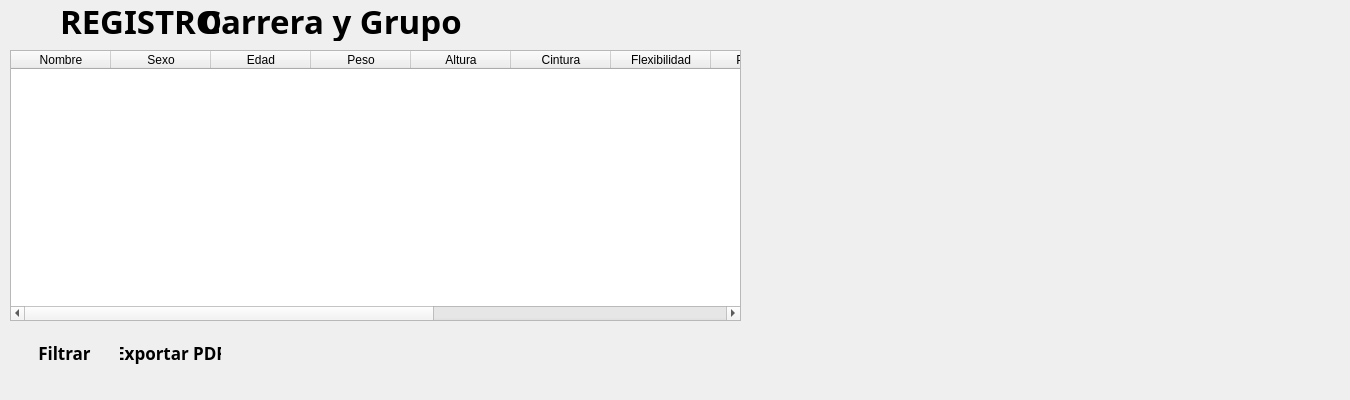
<?xml version="1.0" encoding="UTF-8"?>
<ui version="4.0">
 <class>MainWindow5</class>
 <widget class="QMainWindow" name="MainWindow5">
  <property name="geometry">
   <rect>
    <x>0</x>
    <y>0</y>
    <width>1350</width>
    <height>400</height>
   </rect>
  </property>
  <property name="minimumSize">
   <size>
    <width>1350</width>
    <height>400</height>
   </size>
  </property>
  <property name="maximumSize">
   <size>
    <width>1350</width>
    <height>400</height>
   </size>
  </property>
  <property name="windowTitle">
   <string>Educación Física UO</string>
  </property>
  <property name="styleSheet">
   <string notr="true">QPushButton 
{
	border-radius:5px;
	background-color: &quot;white&quot;;
}

QPushButton:hover { background-color: rgb(200,200,200)}

#centralwidget
{
border-image: url(:/images/fondo.jpg);
}</string>
  </property>
  <widget class="QWidget" name="centralwidget">
   <widget class="QPushButton" name="pushButton_3">
    <property name="geometry">
     <rect>
      <x>10</x>
      <y>4</y>
      <width>30</width>
      <height>30</height>
     </rect>
    </property>
    <property name="minimumSize">
     <size>
      <width>30</width>
      <height>30</height>
     </size>
    </property>
    <property name="maximumSize">
     <size>
      <width>30</width>
      <height>30</height>
     </size>
    </property>
    <property name="styleSheet">
     <string notr="true"/>
    </property>
    <property name="text">
     <string/>
    </property>
    <property name="icon">
     <iconset resource="res.qrc">
      <normaloff>:/icons/atras.png</normaloff>:/icons/atras.png</iconset>
    </property>
    <property name="iconSize">
     <size>
      <width>25</width>
      <height>25</height>
     </size>
    </property>
   </widget>
   <widget class="QLabel" name="label">
    <property name="geometry">
     <rect>
      <x>60</x>
      <y>-10</y>
      <width>161</width>
      <height>61</height>
     </rect>
    </property>
    <property name="font">
     <font>
      <family>Ubuntu Condensed</family>
      <pointsize>25</pointsize>
      <weight>75</weight>
      <bold>true</bold>
     </font>
    </property>
    <property name="text">
     <string>REGISTRO</string>
    </property>
   </widget>
   <widget class="QLabel" name="label_2">
    <property name="geometry">
     <rect>
      <x>200</x>
      <y>0</y>
      <width>541</width>
      <height>41</height>
     </rect>
    </property>
    <property name="font">
     <font>
      <family>Ubuntu Condensed</family>
      <pointsize>25</pointsize>
      <weight>75</weight>
      <bold>true</bold>
     </font>
    </property>
    <property name="text">
     <string>Carrera y Grupo</string>
    </property>
   </widget>
   <widget class="QPushButton" name="pushButton">
    <property name="geometry">
     <rect>
      <x>20</x>
      <y>340</y>
      <width>89</width>
      <height>25</height>
     </rect>
    </property>
    <property name="font">
     <font>
      <family>Ubuntu Condensed</family>
      <pointsize>13</pointsize>
      <weight>75</weight>
      <bold>true</bold>
     </font>
    </property>
    <property name="text">
     <string>Filtrar</string>
    </property>
   </widget>
   <widget class="QPushButton" name="pushButton_2">
    <property name="geometry">
     <rect>
      <x>120</x>
      <y>340</y>
      <width>101</width>
      <height>25</height>
     </rect>
    </property>
    <property name="font">
     <font>
      <family>Ubuntu Condensed</family>
      <pointsize>13</pointsize>
      <weight>75</weight>
      <bold>true</bold>
     </font>
    </property>
    <property name="text">
     <string>Exportar PDF</string>
    </property>
   </widget>
   <widget class="QTableWidget" name="tableWidget">
    <property name="geometry">
     <rect>
      <x>10</x>
      <y>50</y>
      <width>731</width>
      <height>271</height>
     </rect>
    </property>
    <column>
     <property name="text">
      <string>Nombre</string>
     </property>
    </column>
    <column>
     <property name="text">
      <string>Sexo</string>
     </property>
    </column>
    <column>
     <property name="text">
      <string>Edad</string>
     </property>
    </column>
    <column>
     <property name="text">
      <string>Peso</string>
     </property>
    </column>
    <column>
     <property name="text">
      <string>Altura</string>
     </property>
    </column>
    <column>
     <property name="text">
      <string>Cintura</string>
     </property>
    </column>
    <column>
     <property name="text">
      <string>Flexibilidad</string>
     </property>
    </column>
    <column>
     <property name="text">
      <string>Planchas</string>
     </property>
    </column>
    <column>
     <property name="text">
      <string>Abdominales</string>
     </property>
    </column>
    <column>
     <property name="text">
      <string>Salto</string>
     </property>
    </column>
    <column>
     <property name="text">
      <string>Velocidad</string>
     </property>
    </column>
    <column>
     <property name="text">
      <string>Resistencia</string>
     </property>
    </column>
   </widget>
  </widget>
 </widget>
 <resources>
  <include location="res.qrc"/>
 </resources>
 <connections/>
</ui>
